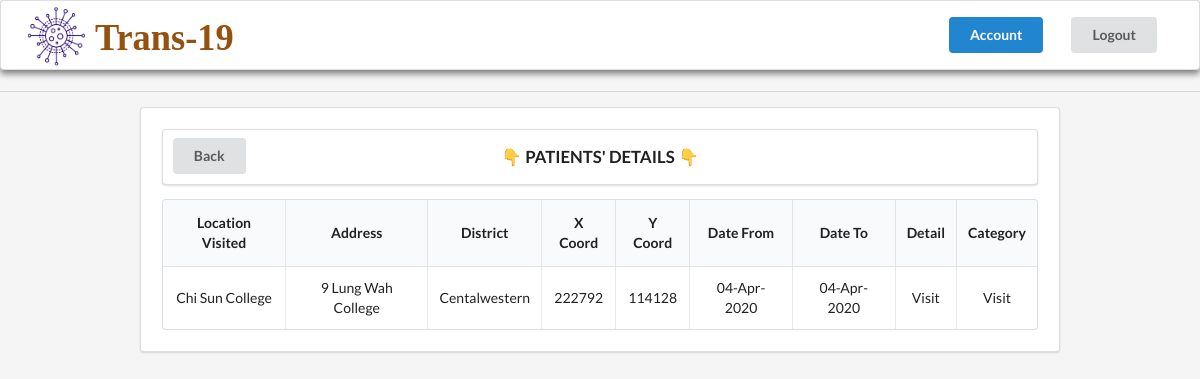
The page /patient/1/ (signed in) on the database its author committed.
### trans_19/models.py (models this page shows, shortened)
class Visit(models.Model):
    patient = models.ForeignKey(Patient, on_delete=models.CASCADE)
    name_Location = models.CharField(max_length=70)
    address = models.CharField(max_length=70)
    district = models.CharField(max_length=17, choices=DISTRICTS_CHOICES)
    xCoord = models.IntegerField()
    yCoord = models.IntegerField()
    date_From = models.DateField()
    date_To = models.DateField()
    details = models.CharField(max_length=70)
    category = models.CharField(max_length=9, choices=VISIT_CHOICES)

### trans_19/views.py (the view)
class PatientDetailView(LoginRequiredMixin, TemplateView):
    template_name = 'patients/patient_detail.html'
    def get_context_data(self, **kwargs):
        patient = self.kwargs['patient']
        context = super().get_context_data(**kwargs)
        context['visit_list'] = Visit.objects.filter(patient__pk=patient)
        context['patient'] = Patient.objects.get(pk=patient)
        return context

### trans_19/templates/patients/patient_detail.html (shortened to what this page needs)
{% extends "patients/index.html" %}
{% block content %}
<div class="ui divider"></div>
<div class="ui segment" style="margin:0 10em; padding: 1.5em;">
  <div class="ui segment" style="font-weight: 700; font-size: 1.2em; position: relative; padding: 0;">
    <a href="{%url 'trans_19_home'%}">
      <div class="ui button" style="position:absolute; left:0px; margin: 0.6em 0 0 0.7em">Back</div>
    </a>
    <div class="cent" style="margin: 0 auto; text-align: center; padding: 1em 0;">👇 PATIENTS' DETAILS 👇</div>
  </div>
  <table class="ui celled table" style="text-align: center;">
    <thead>
      <tr>
        <th>Location Visited</th>
        <th>Address</th>
        <th>District</th>
        <th>X Coord</th>
        <th>Y Coord</th>
        <th>Date From</th>
        <th>Date To</th>
        <th>Detail</th>
        <th>Category</th>
      </tr>
    </thead>
    <tbody>
      {% for visit in visit_list %}
      <tr>
        <td data-label="NameLocation">{{visit.name_Location}}</td>
        <td data-label="Address">{{visit.address}}</td>
        <td data-label="District">{{visit.district|capfirst}}</td>
        <td data-label="xCoord">{{visit.xCoord}}</td>
        <td data-label="yCoord">{{visit.yCoord}}</td>
        <td data-label="DateFrom">{{visit.date_From|date:"d-M-Y"}}</td>
        <td data-label="DateTo">{{visit.date_To|date:"d-M-Y"}}</td>
        <td data-label="Details">{{visit.details}}</td>
        <td data-label="Category">{{visit.category|capfirst}}</td>
      </tr>
      {% endfor %}
    </tbody>
  </table>
</div>
{% endblock content %}

### rows shown on the page
Visit: name_Location "Chi Sun College", address "9 Lung Wah College", district "Centalwestern", xCoord "222792", yCoord "114128", date_From "04-Apr-2020", date_To "04-Apr-2020", details "Visit", category "Visit"
